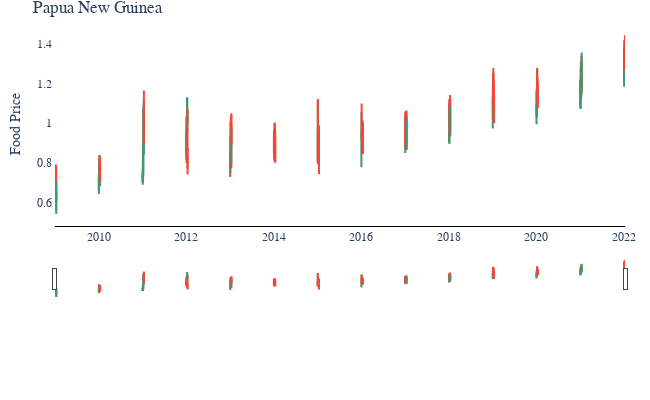

The notebook cell saved with this chart:
### Code cell
import plotly.graph_objects as go

candlestick = go.Candlestick(
    x=png.date,
    open=png['Open'],
    high=png['High'],
    low=png['Low'],
    close=png['Close']
)

fig = go.Figure(data=[candlestick])
fig.update_layout(
    width=650, height=400,
    margin=dict(
        l=25, r=25, b=100, t=25, pad=2),
    title="Papua New Guinea",
    yaxis_title='Food Price',
    paper_bgcolor='rgba(0,0,0,0)',
    plot_bgcolor='rgba(0,0,0,0)',
)


fig.update_xaxes(showline=True, linewidth=1, linecolor='black')
fig.layout.font.family = 'Helvetica'

fig.show()
fig.write_html("candlestick.html")

### Figure 1 — Plotly figure (JSON) as saved in the notebook; plotly's stock layout.template omitted (floating-point values rounded to 4 significant figures; data arrays with more than 128 entries replaced by an {"elided": "..."} marker saying what was removed)
{"data": [{"close": {"elided": "164 float values"}, "high": {"elided": "164 float values"}, "low": {"elided": "164 float values"}, "open": {"elided": "164 float values"}, "type": "candlestick", "x": {"elided": "164 str values"}}], "layout": {"font": {"family": "Helvetica"}, "height": 400, "margin": {"b": 100, "l": 25, "pad": 2, "r": 25, "t": 25}, "paper_bgcolor": "rgba(0,0,0,0)", "plot_bgcolor": "rgba(0,0,0,0)", "title": {"text": "Papua New Guinea"}, "width": 650, "xaxis": {"linecolor": "black", "linewidth": 1, "showline": true}, "yaxis": {"title": {"text": "Food Price"}}}}
